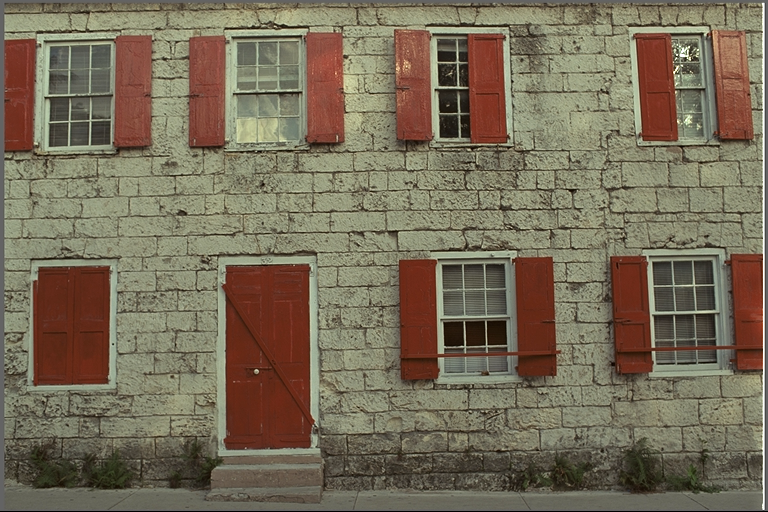
#> input picture data/kodak/kodim01.png, 768 x 512 px; its folder holds only this picture in this run
$ python -i feature_extractor.py   (imports and definitions only)   (older library calls are emulated)
#> lines starting #> are read from the running program, lines starting #| are printed output that depends on the picture
### utils/image_io.py
from __future__ import annotations

from pathlib import Path
import logging

import numpy as np
from PIL import Image


LOGGER = logging.getLogger(__name__)

SUPPORTED_IMAGE_SUFFIXES = {
    ".png",
    ".jpg",
    ".jpeg",
    ".tif",
    ".tiff",
    ".bmp",
}


def ensure_rgb_uint8(image: np.ndarray) -> np.ndarray:
    if image.ndim == 2:
        image = np.repeat(image[:, :, None], 3, axis=2)
    elif image.ndim == 3 and image.shape[2] == 4:
        image = image[:, :, :3]
    elif image.ndim != 3 or image.shape[2] != 3:
        raise ValueError(f"Expected grayscale/RGB/RGBA image, got shape {image.shape}")

    if image.dtype == np.uint8:
        return np.ascontiguousarray(image)

    image_f = image.astype(np.float32)
    min_value = float(np.nanmin(image_f))
    max_value = float(np.nanmax(image_f))
    if max_value <= min_value:
        return np.zeros(image.shape, dtype=np.uint8)
    scaled = (image_f - min_value) * (255.0 / (max_value - min_value))
    return np.clip(np.rint(scaled), 0, 255).astype(np.uint8)


# [6 lines left out: function load_image_rgb, not called in this run]


def save_image_rgb(image: np.ndarray, path: Path) -> None:
    path.parent.mkdir(parents=True, exist_ok=True)
    Image.fromarray(ensure_rgb_uint8(image), mode="RGB").save(path)


# [15 lines left out: functions convert_to_png, iter_image_paths, not called in this run]


def safe_stem(path: Path) -> str:
    return "".join(ch if ch.isalnum() or ch in {"-", "_"} else "_" for ch in path.stem)

### strategy/feature_extractor.py
from __future__ import annotations

from dataclasses import dataclass
import math

import cv2
import numpy as np

from utils.image_io import ensure_rgb_uint8


@dataclass(slots=True)
class ImageFeatures:
    width: int
    height: int
    channels: int
    entropy: float
    edge_density: float
    gradient_mean: float
    gradient_std: float
    colorfulness: float
    local_variance_mean: float
    estimated_noise: float


def _entropy(gray: np.ndarray) -> float:
    hist = np.bincount(gray.ravel(), minlength=256).astype(np.float64)
    prob = hist / max(1.0, float(hist.sum()))
    prob = prob[prob > 0]
    return float(-np.sum(prob * np.log2(prob)))


def _colorfulness(image: np.ndarray) -> float:
    rgb = image.astype(np.float32)
    red = rgb[:, :, 0]
    green = rgb[:, :, 1]
    blue = rgb[:, :, 2]
    rg = red - green
    yb = 0.5 * (red + green) - blue
    std_root = math.sqrt(float(np.std(rg) ** 2 + np.std(yb) ** 2))
    mean_root = math.sqrt(float(np.mean(rg) ** 2 + np.mean(yb) ** 2))
    return float(std_root + 0.3 * mean_root)


def extract_features(image: np.ndarray) -> ImageFeatures:
    rgb = ensure_rgb_uint8(image)
    height, width, channels = rgb.shape
#> height = 512; width = 768; channels = 3
    gray = cv2.cvtColor(rgb, cv2.COLOR_RGB2GRAY)

    edges = cv2.Canny(gray, threshold1=80, threshold2=160)
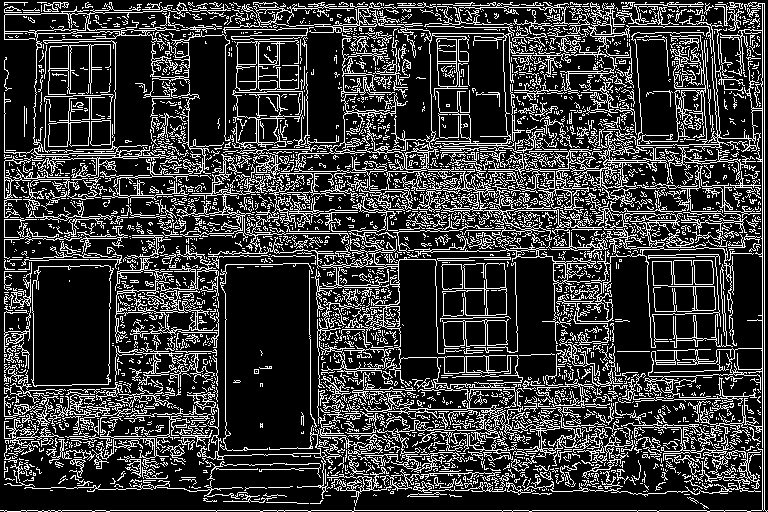
#> edges: shape (512, 768); 22.1% white in thin lines or dots
    edge_density = float(np.mean(edges > 0))
#> edge_density = 0.221

    gray_f = gray.astype(np.float32)
    grad_x = cv2.Sobel(gray_f, cv2.CV_32F, 1, 0, ksize=3)
    grad_y = cv2.Sobel(gray_f, cv2.CV_32F, 0, 1, ksize=3)
    magnitude = cv2.magnitude(grad_x, grad_y)

    mean = cv2.blur(gray_f, ksize=(7, 7))
    mean_sq = cv2.blur(gray_f * gray_f, ksize=(7, 7))
    local_variance = np.maximum(mean_sq - mean * mean, 0.0)
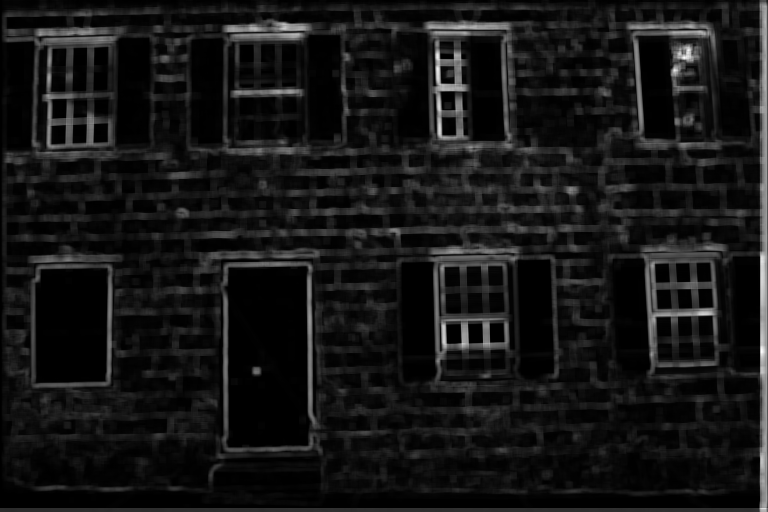
#> local_variance: shape (512, 768) float32; min 0, max 6803.4, mean 594.5; drawn with min black and max white

    laplacian = cv2.Laplacian(gray_f, cv2.CV_32F, ksize=3)
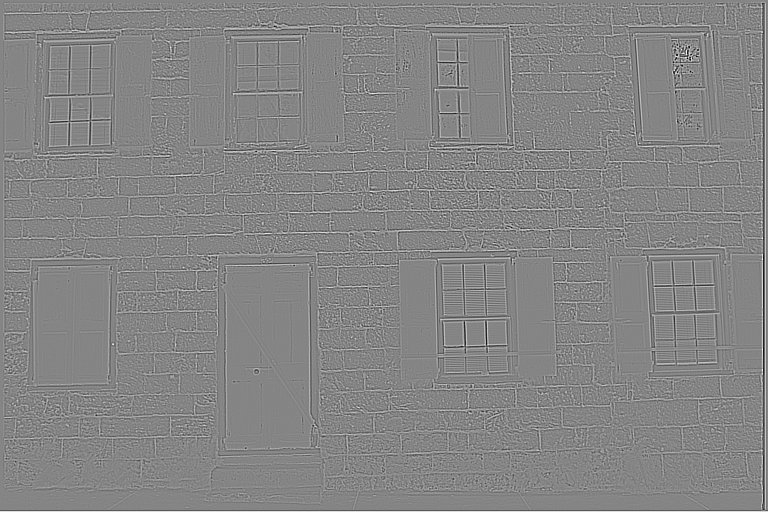
#> laplacian: shape (512, 768) float32; min -1194, max 1092, mean 0.8; drawn with min black and max white

    return ImageFeatures(
        width=int(width),
        height=int(height),
        channels=int(channels),
        entropy=_entropy(gray),
        edge_density=edge_density,
        gradient_mean=float(np.mean(magnitude)),
        gradient_std=float(np.std(magnitude)),
        colorfulness=_colorfulness(rgb),
        local_variance_mean=float(np.mean(local_variance)),
        estimated_noise=float(np.mean(np.abs(laplacian))),
    )
#> in _entropy, `hist = np.bincount(gray.ravel(), minlength=256).astype(np.float64)`: hist = 256 values, max 9137 at index 99, min 0 at index 5, mean 1536
#> in _entropy, `prob = hist / max(1.0, float(hist.sum()))`: prob = 256 values, max 0.0232 at index 99, min 0 at index 5, mean 0.00391
#> in _entropy, `prob = prob[prob > 0]`: prob = 253 values, max 0.0232 at index 98, min 2.54e-06 at index 2, mean 0.00395
#> in _colorfulness, `red = rgb[:, :, 0]`:
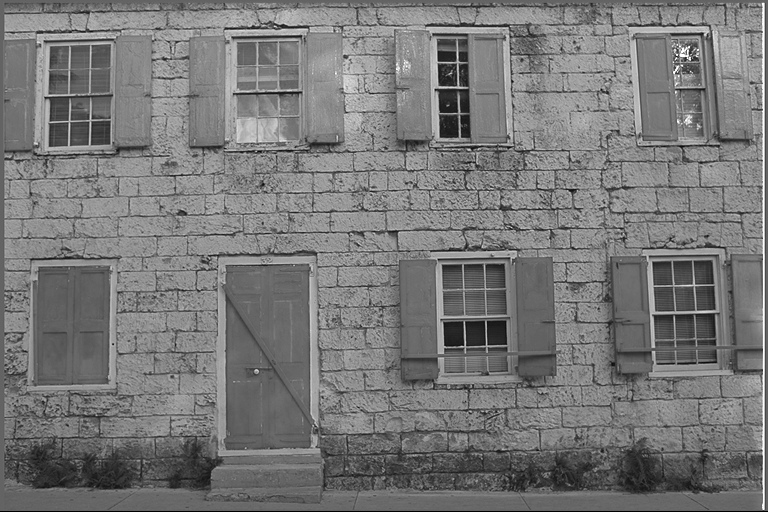
#> red: shape (512, 768) float32; min 0, max 255, mean 119.8
#> in _colorfulness, `blue = rgb[:, :, 2]`:
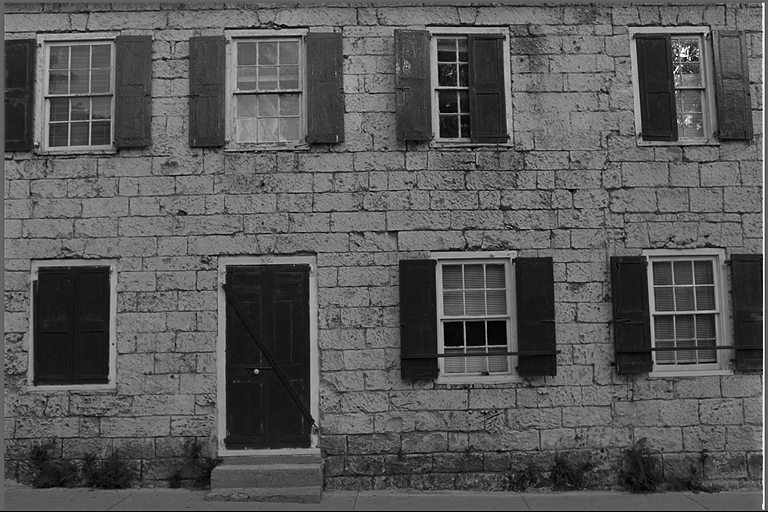
#> blue: shape (512, 768) float32; min 0, max 255, mean 88.4
#> in _colorfulness, `rg = red - green`:
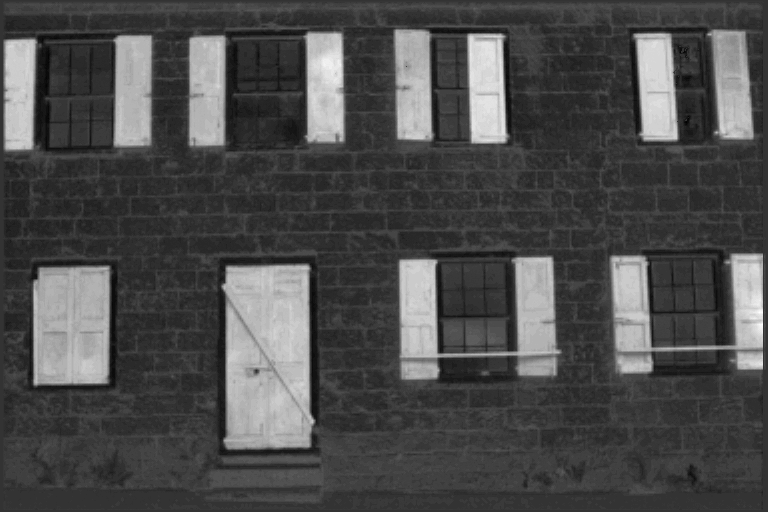
#> rg: shape (512, 768) float32; min -23, max 90, mean 11; drawn with min black and max white
#> in _colorfulness, `yb = 0.5 * (red + green) - blue`:
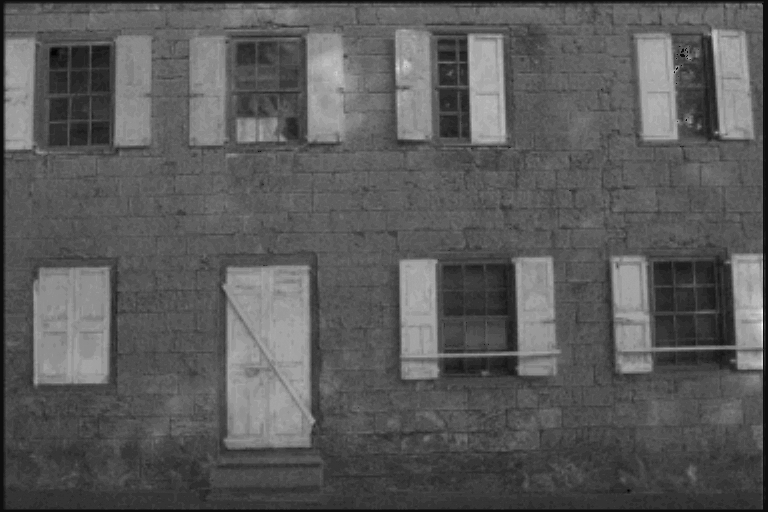
#> yb: shape (512, 768) float32; min -5, max 82, mean 25.9; drawn with min black and max white
#> in _colorfulness, `std_root = math.sqrt(float(np.std(rg) ** 2 + np.std(yb) ** 2))`: std_root = 25.68
#> in _colorfulness, `mean_root = math.sqrt(float(np.mean(rg) ** 2 + np.mean(yb) ** 2))`: mean_root = 28.11

>>> import cv2
>>> picture = cv2.cvtColor(cv2.imread('../data/kodak/kodim01.png'), cv2.COLOR_BGR2RGB)
>>> result = extract_features(picture)

$ run again, on data/kodak/kodim02.png
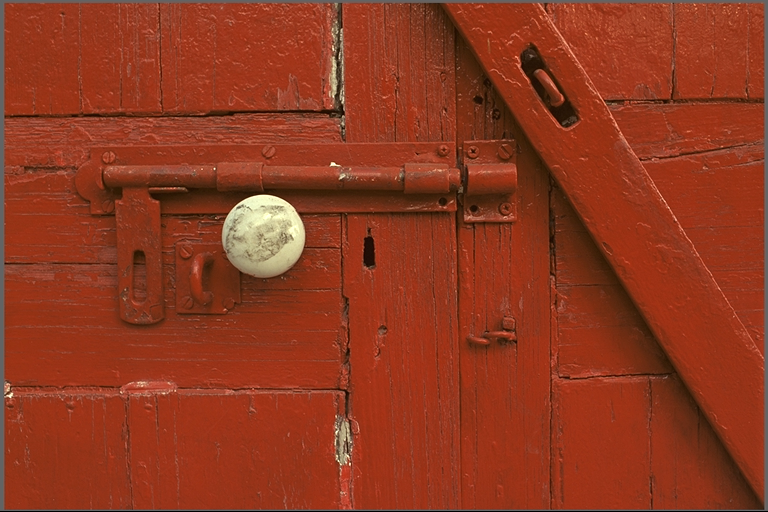
#> input picture data/kodak/kodim02.png, 768 x 512 px
#> in extract_features, `edges = cv2.Canny(gray, threshold1=80, threshold2=160)`:
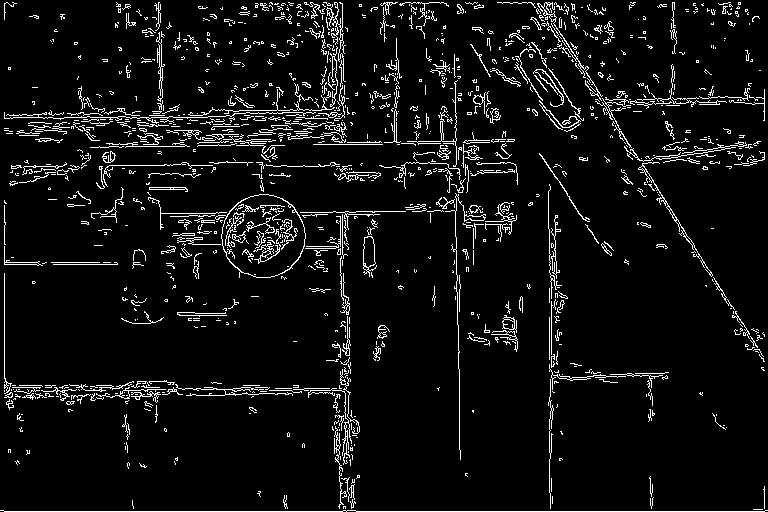
#> edges: shape (512, 768); 6.3% white in thin lines or dots
#> edge_density = 0.0633
#> hist = 256 values, max 39303 at index 80, min 0 at index 1, mean 1536
#> in _entropy, `prob = hist / max(1.0, float(hist.sum()))`: prob = 256 values, max 0.1 at index 80, min 0 at index 1, mean 0.00391
#> in _entropy, `prob = prob[prob > 0]`: prob = 247 values, max 0.1 at index 72, min 2.54e-06 at index 1, mean 0.00405
#> in _colorfulness, `yb = 0.5 * (red + green) - blue`:
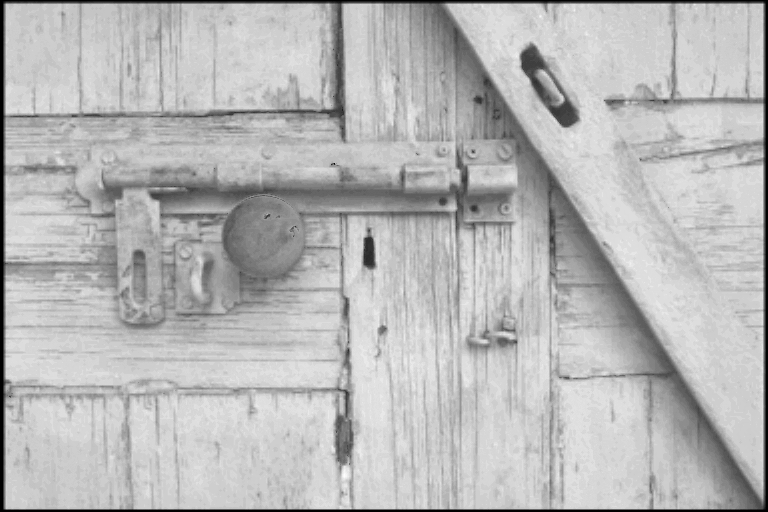
#> yb: shape (512, 768) float32; min -0.5, max 95, mean 68.4; drawn with min black and max white
#> std_root = 28.93
#> mean_root = 110.3

$ run again, on data/kodak/kodim04.png
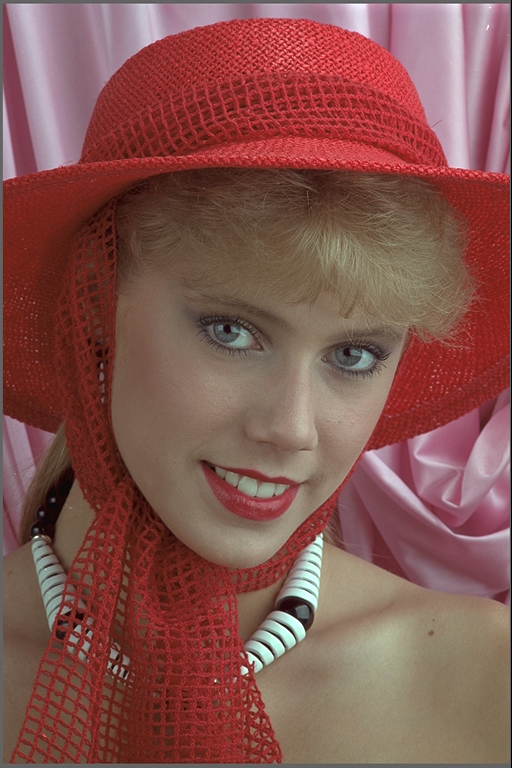
#> input picture data/kodak/kodim04.png, 512 x 768 px
#> edges: shape (768, 512); 8% white in thin lines or dots
#> edge_density = 0.0801
#> hist = 256 values, max 8440 at index 99, min 0 at index 1, mean 1536
#> in _entropy, `prob = hist / max(1.0, float(hist.sum()))`: prob = 256 values, max 0.0215 at index 99, min 0 at index 1, mean 0.00391
#> in _entropy, `prob = prob[prob > 0]`: prob = 251 values, max 0.0215 at index 94, min 7.63e-06 at index 1, mean 0.00398
#> in _colorfulness, `yb = 0.5 * (red + green) - blue`:
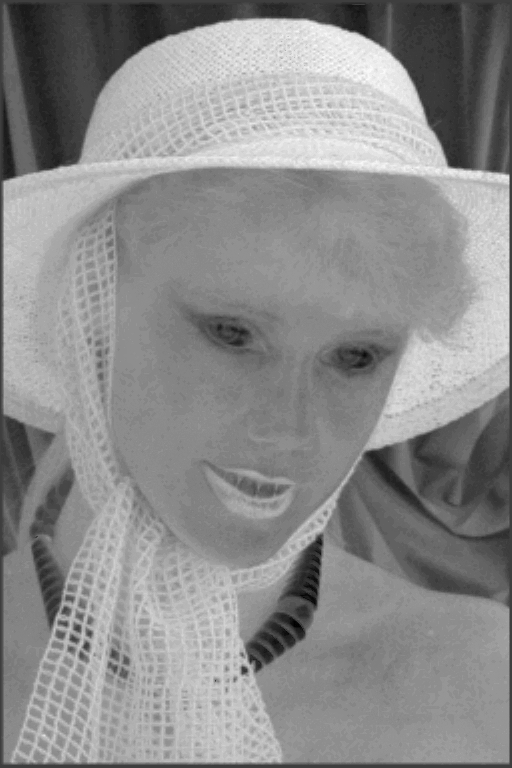
#> yb: shape (768, 512) float32; min -23.5, max 73, mean 29.6; drawn with min black and max white
#> std_root = 40.06
#> mean_root = 56.21
